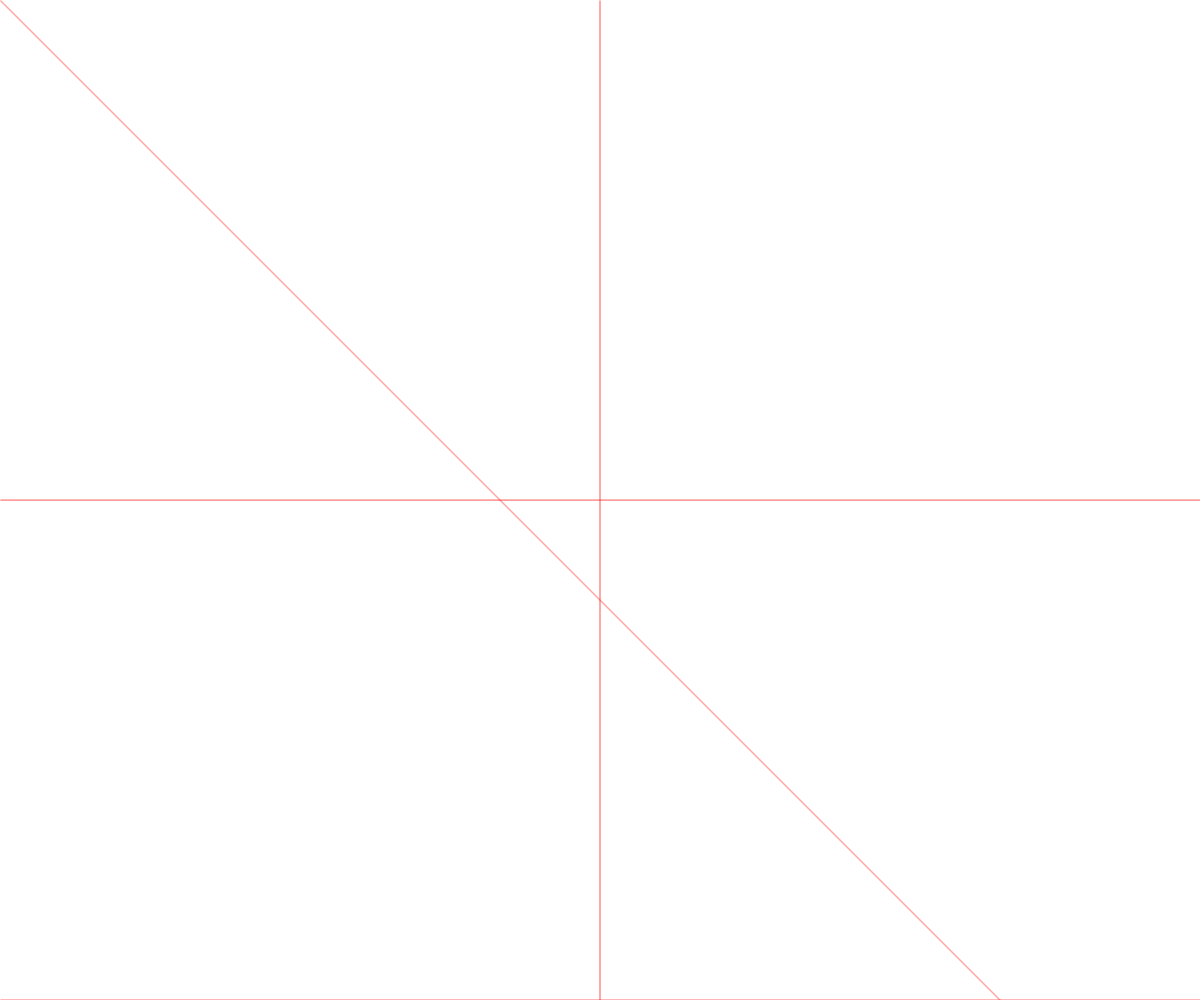
Frame 1 (no input)
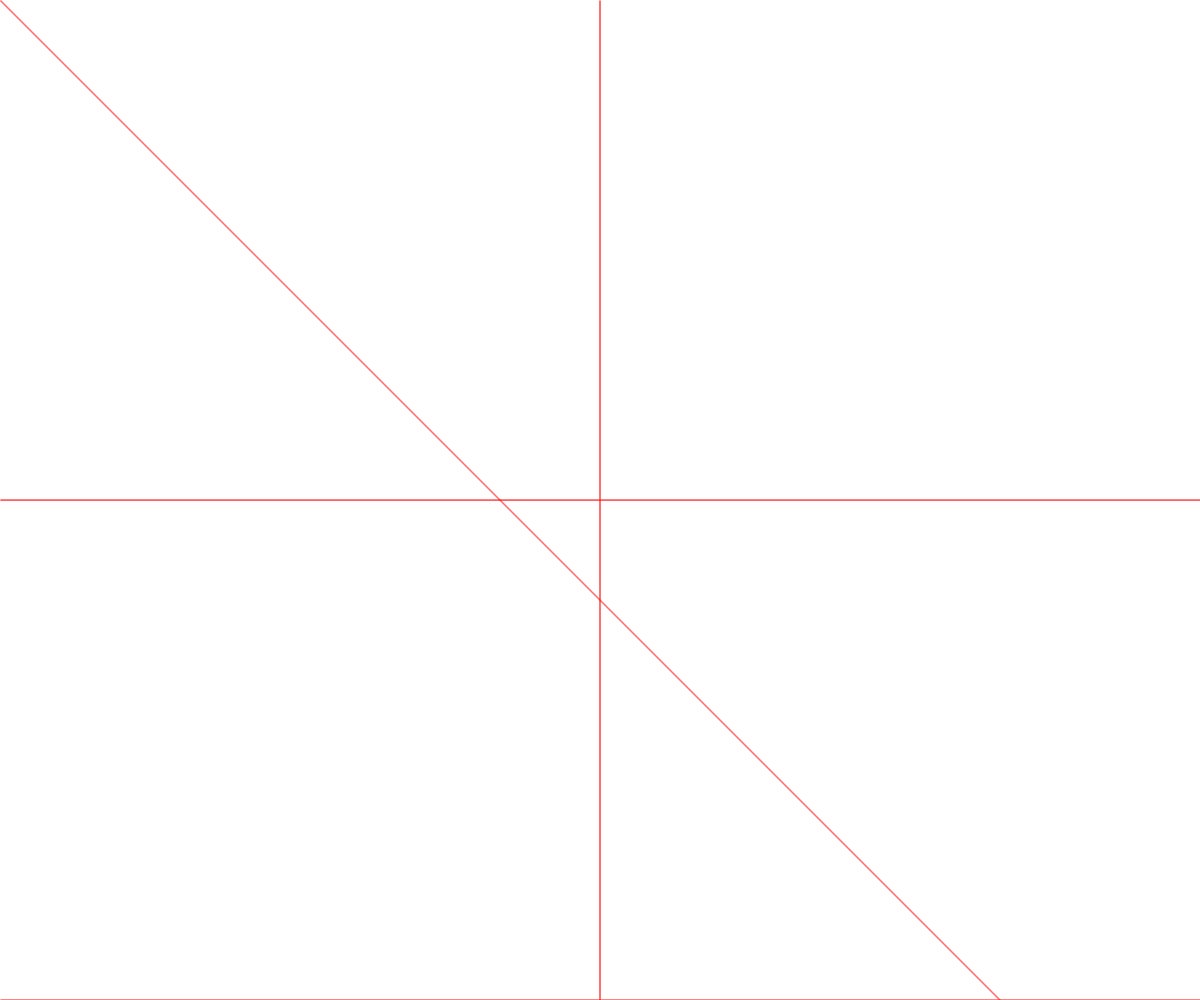
Frame 2 (the mouse pressed at the canvas centre, redrawn once)

The p5.js sketch that drew these frames (run headless with seeded random() and noise() and a simulated clock; the mouse was pressed at the canvas centre and the sketch redrawn once):

// p5.js sketch
// ── sketch.js



function setup(){
	createCanvas(windowWidth,windowHeight);
	
}

function draw(){
	stroke('red');
	bh(width/2,0,width/2,height);
	bh(0,height/2,width,height/2);
	bh(0,0,width,height);
	bh(0,height,width,0);
	/*

	stroke('blue');
	ecuPP(width/2,0,500,500);
	ecuPP(0,height/2,width,height/2);
	ecuPP(0,0,width,height);
	ecuPP(0,height,0,width,0);
	*/
}

function ecuPP(x1, y1, x2, y2){
	let x = x1;
	let y = y1;
	let stepX=1;
	let stepY=1;
	const dx = x2-x1;
	const dy = y2-y1;

	if(dx==0){
		if(dy<0){
			stepY=-1
			while(y!=y2){
				point(x,y);
				y+=stepY;
			}
		}
	} else{
		const m = dy/dx;
		const b = y1-m*x1;

		if(dx<0){
			stepX=-1;
		}
		while(x!=x2){
			point(x,y);
			x+=stepX;
			y=m*x+b;
		}
	}
}

function dda(x1, y1, x2, y2){
	let x = x1;
	let y = y1;
	

	const dx = x2-x1;
	const dy = y2-y1;
	const m = dy/dx;
	//pendiente +
	


	if(m > 0){
		if(m<=1){
			dx==1;
			while(x!=x2){
				point(x,y);
				x++;
				y=y+m
			}	
		} // pendiente -
	} else{
		while(x>x2){
			point(x,y);
			x--;
			y=y-m;
		}
	}

}

function bh(x1,y1,x2,y2){
	let x = x1;
	let y = y1;
	const dx = x2-x1;
	const dy = y2-y1;
	const dx2= dx*2;
	const dy2= dy*2;
	const m = dy/dx;
	var p;
	let i=0;

	if( m<=1){
		p=dy2-dx;
		while(i!=dx){
			if(p<0){
				x=x+1
				point(x,y);
				p=p+dy2;
				i++;	
			}else{
				x=x+1;
				y=y+1;
				point(x,y);
				p=p+dy2;
				i++
			}
		}
	}else if(m>=1){
		p=dx2-dy;
		while(i!=dy){
			if(p<0){
				y=y+1;
				point(x,y);
				p=p+dx2;
				i++;

			}else{
				x=x+1;
				y=y+1;
				point(x,y);
				p=p+(dx2-dy2);
				i++;
			}
		}
	}	
	noLoop();
}
